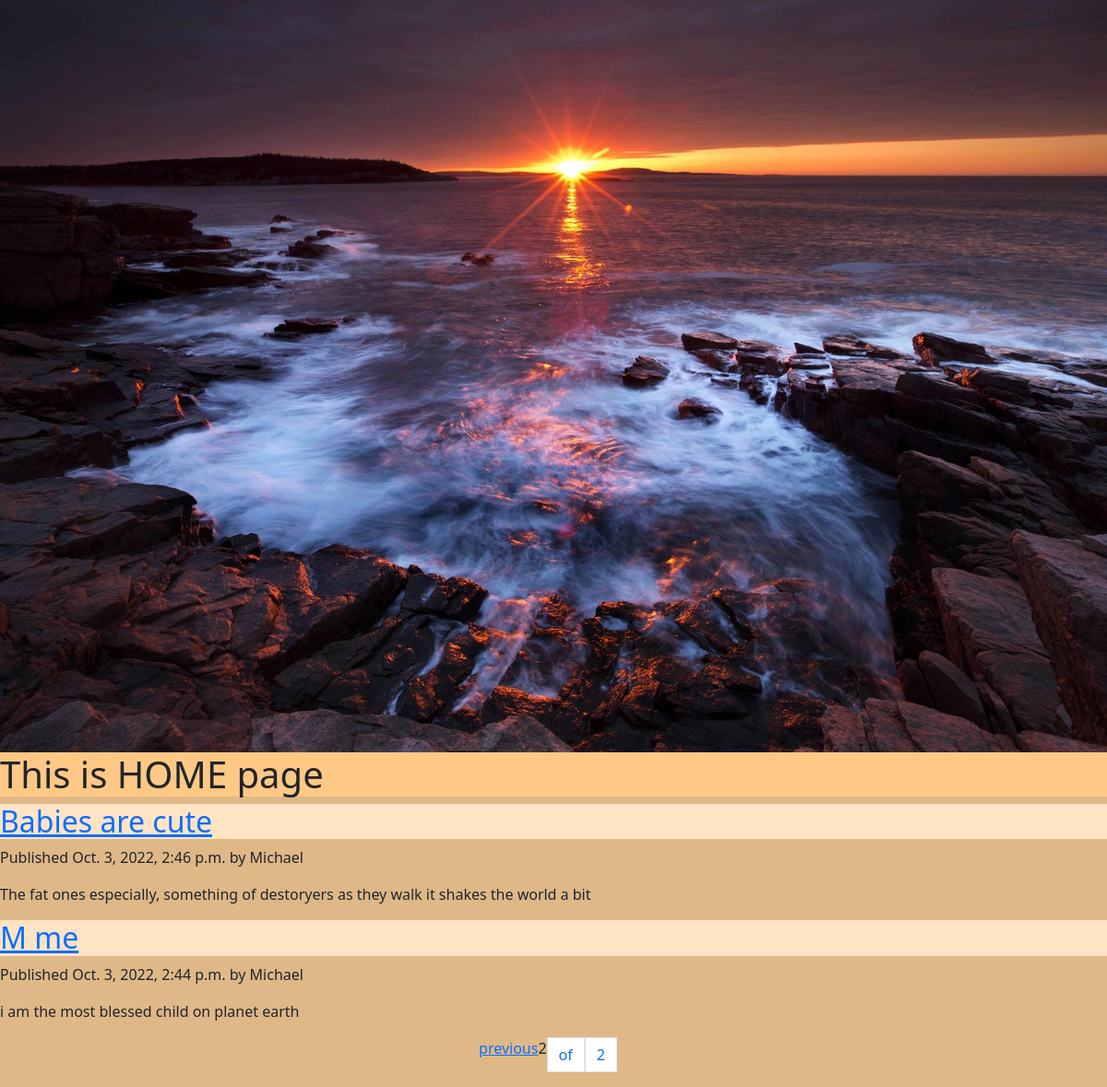
Screenshot of /?page=2 with the database file from the repository.
### blinder/models.py (models this page shows, shortened)
class Post(models.Model):
    STATUS_CHOICES =(
        ('draft', 'Draft'),
        ('published', 'Published'),
    )
    title =  models.CharField(max_length=255)
    post_image = models.ImageField(blank=True, null=True)
    slug = models.CharField(max_length=255, unique_for_date = 'publish')
    author = models.ForeignKey(User, on_delete= models.CASCADE, related_name= 'blog_post')
    body = models.TextField()
    publish = models.DateTimeField(default=timezone.now)
    create = models.DateField(auto_now_add= True)
    update = models.DateField(auto_now=True)
    status = models.CharField(max_length=10,choices= STATUS_CHOICES, default= 'draft')
    class Meta:
        ordering= ('-publish',)
    def  get_absolute_url(self):
        return reverse('blinder:post_detail', args=[self.publish.year, self.publish.month, self.publish.day, self.slug])

### blinder/views.py (the view)
# urls.py: path('',post_list, name = "home")
def post_list(request):
    post_list=Post.objects.all()
    paginator= Paginator(post_list, 5)
    page=request.GET.get('page')
    try:
        posts=paginator.page(page)
    except PageNotAnInteger:
        posts=paginator.page(1)
    except EmptyPage:
        posts=paginator.page(paginator.num_pages)
    return render(request, 'index.html', {'page':page,"posts": posts})

### blinder/templates/index.html (shortened to what this page needs)
{% extends "base.html" %}
{% load static %}
{%block content%}
<img src="{% static 'images/lib.jpg' %}" alt="">
<h1>This is HOME page</h1>
{%for post in posts%}
<h2>
    <a href="{{ post.get_absolute_url }}">{{ post.title }}</a>
</h2>
<p class="date">
    Published {{post.publish }} by {{post.author }}
</p>
{{ post.body|truncatewords:30|linebreaks }}
{%endfor%}
{%include "pagination.html" with page=posts%}
{%endblock content%}

### static/css/APP.css (style rules this page uses)
body { background-color: burlywood; }
h1 { background-color: rgb(255, 200, 133); }
h2 { background-color: bisque; }

### rows the page displays
Post: title "Babies are cute", publish "Oct. 3, 2022, 2:46 p.m.", author "Michael", body "The fat ones especially, something of destoryers as they walk it shakes the world a bit"
Post: title "M me", publish "Oct. 3, 2022, 2:44 p.m.", author "Michael", body "i am the most blessed child on planet earth"

### other values shown
{{ page.number }} "2"
{{ page.paginator.num_pages }} "2"
